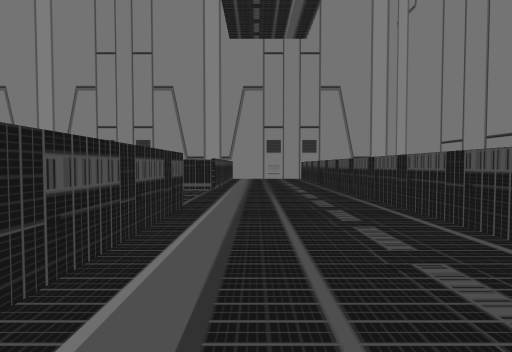
View 1 (above)

24 first-person views from a walk through a scene from a Unity 3-D project. The camera is 1.5 m above the floor, tilts 2° down and sees 80° across. The floor is counted in squares, 2 m on a side. Each view is taken from the middle of a square. On the plan, view 1 faces up. The plan holds only what a view shows up to about 10 squares ahead; the rest is blank. The place goes on beyond the plan. The player character is not drawn. Some animated figures are left out.

View 2
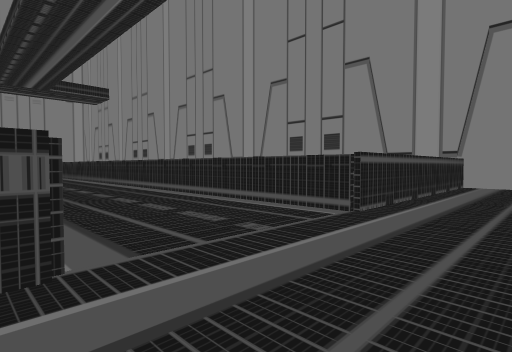

View 3
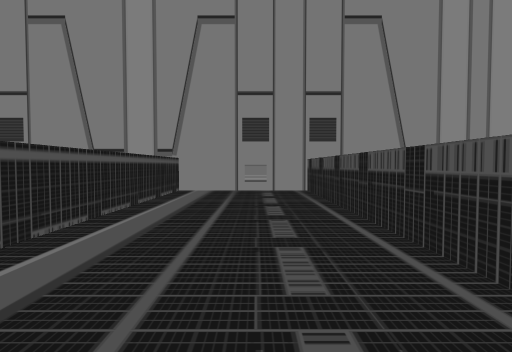

View 4
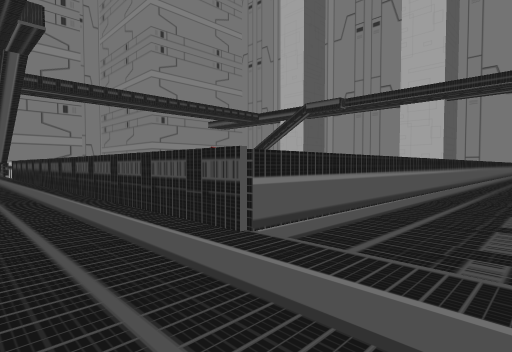

View 5
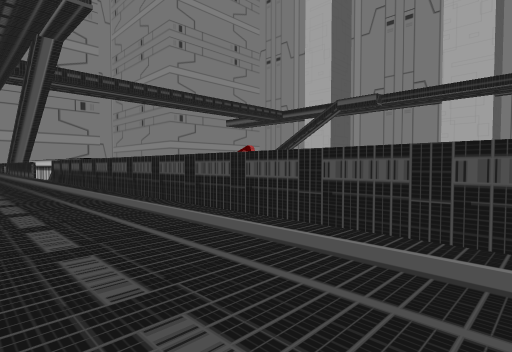

View 6
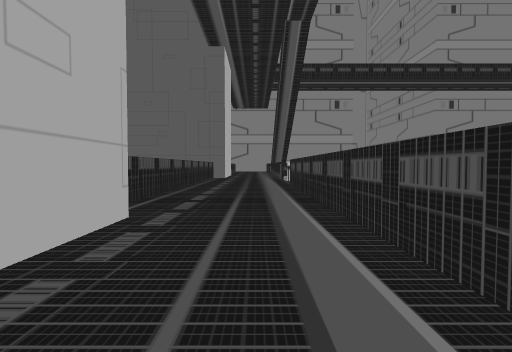

View 7
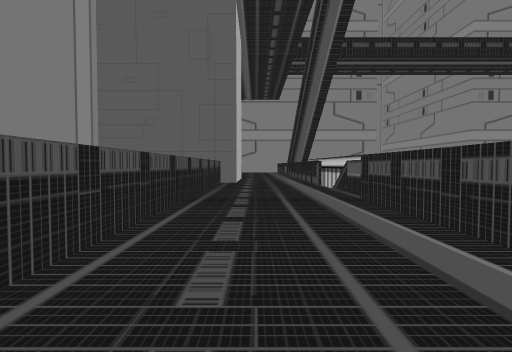

View 8
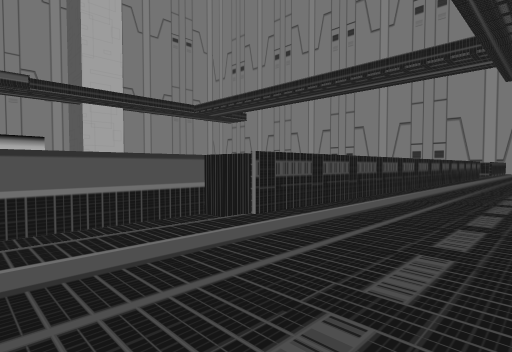

View 9
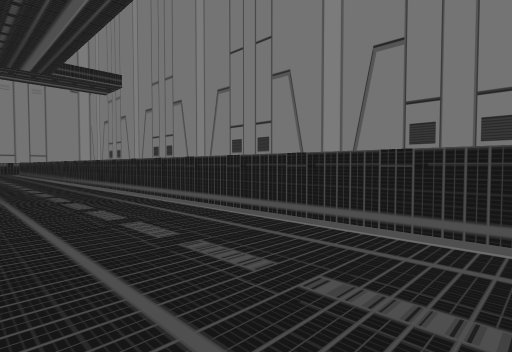

View 10
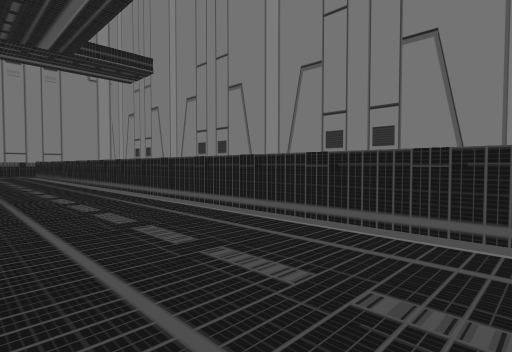

View 11
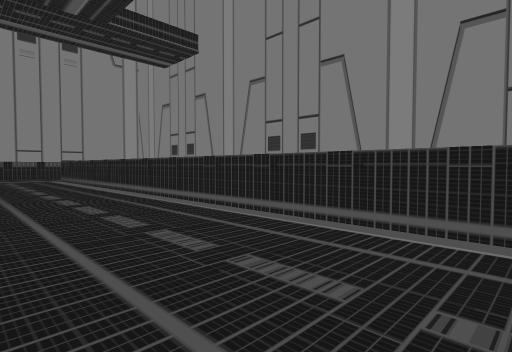

View 12
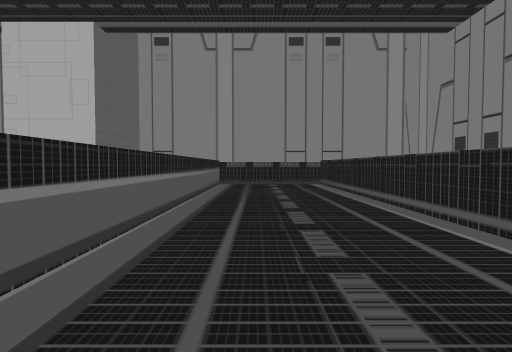

View 13
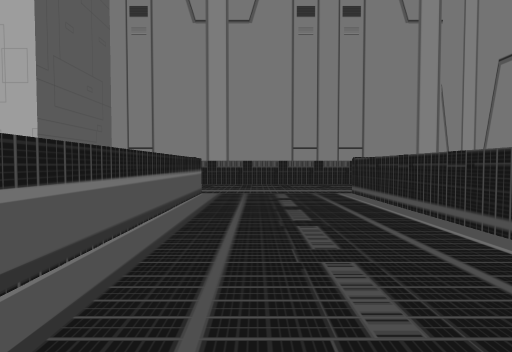

View 14
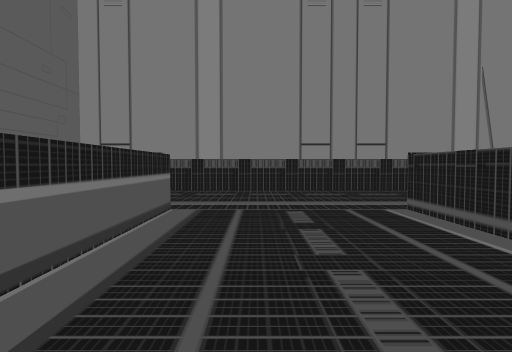

View 15
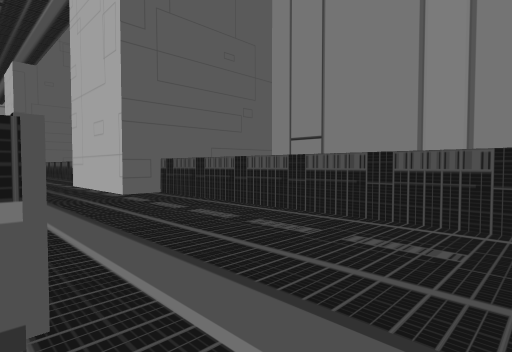

View 16
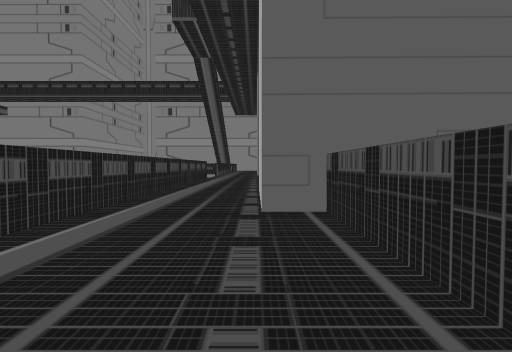

View 17
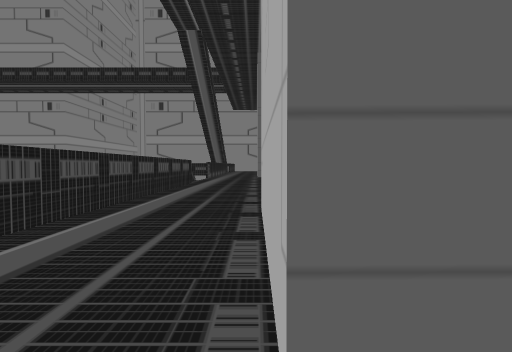

View 18
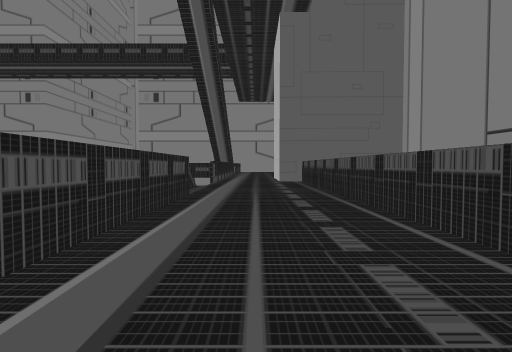

View 19
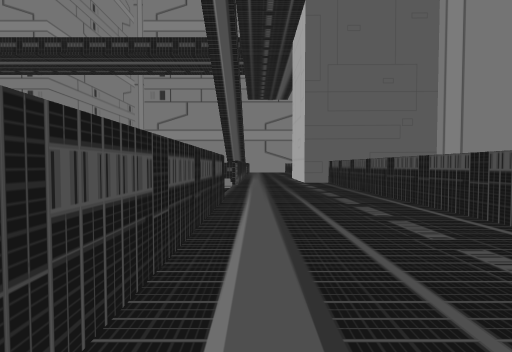

View 20
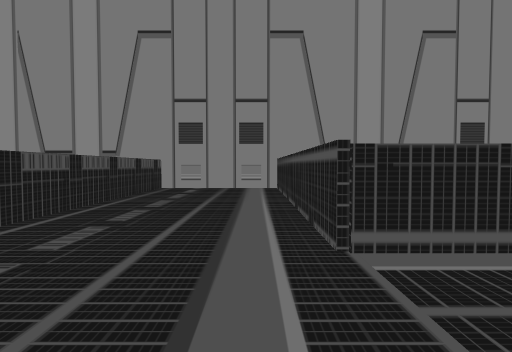

View 21
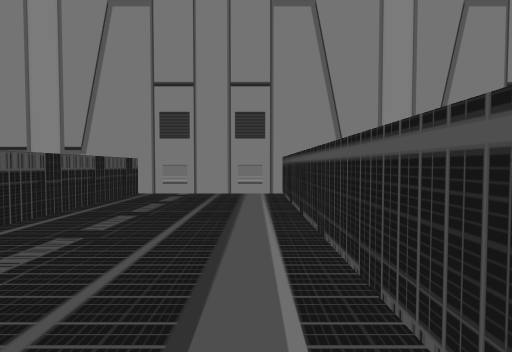

View 22
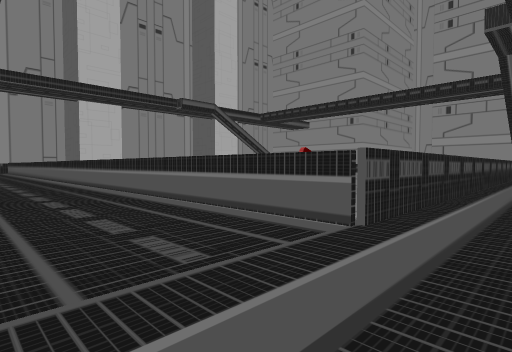

View 23
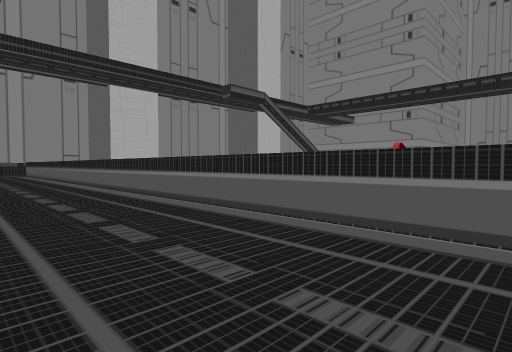

View 24
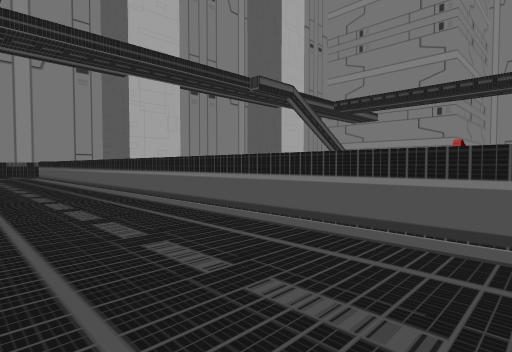

### Floor plan
Points are (right, up) in squares from view 1. A wall is a line through its corners. A room is listed if a view was taken in it or the views show most of it. See-through windows are left out.
Room 1 (views 1, 2, 3, 4, 5, 6, 7, 8, 9, 10, 11, 12, 13, 14, 15, 16, 17, 20, 21, 22, 23, 24)
walls: (2.5, 3) (2.5, 17.1) (-1.3, 17.1) (-1.3, 9.6) (-33.3, 9.6) (-33.3, 17.1) (-37.1, 17.1) (-37.1, -0.9) (-36.1, -0.9); (1.8, -5.5) (1.8, -3.1); (-33.3, 0.5) (-33.3, 5.5) (-1.3, 5.5) (-1.3, -12.8) (-2.5, -12.8) (-2.5, -15.6); (2.5, -15.9) (2.5, -7)
ways out: opening at (-34.5, -0.5) to room 2
Room 2 (views 18, 19)
walls: (-37.1, -7.5) (-37.1, -16); (-33.3, -12.9) (-33.3, 0.5); (-36.1, -0.9) (-36.1, -4.9)
ways out: opening at (-34.5, -0.5) to room 1

Positions as (right, up) in squares from view 1, and headings:
1: (0, 0), facing up
2: (1, 5), facing up-left
3: (1, 8), facing up
4: (1, 8), facing down-left
5: (2, 4), facing down-left
6: (0, -1), facing down
7: (1, -6), facing down
8: (2, -16), facing up-left
9: (-5, 6), facing up-left
10: (-11, 6), facing up-left
11: (-17, 6), facing up-left
12: (-21, 7), facing left
13: (-25, 7), facing left
14: (-28, 7), facing left
15: (-33, 7), facing down-left
16: (-36, 4), facing down
17: (-36, 0), facing down
18: (-35, -5), facing down
19: (-34, -6), facing down
20: (-34, 7), facing up
21: (-34, 9), facing up
22: (-35, 9), facing down-right
23: (-26, 9), facing down-right
24: (-22, 9), facing down-right
